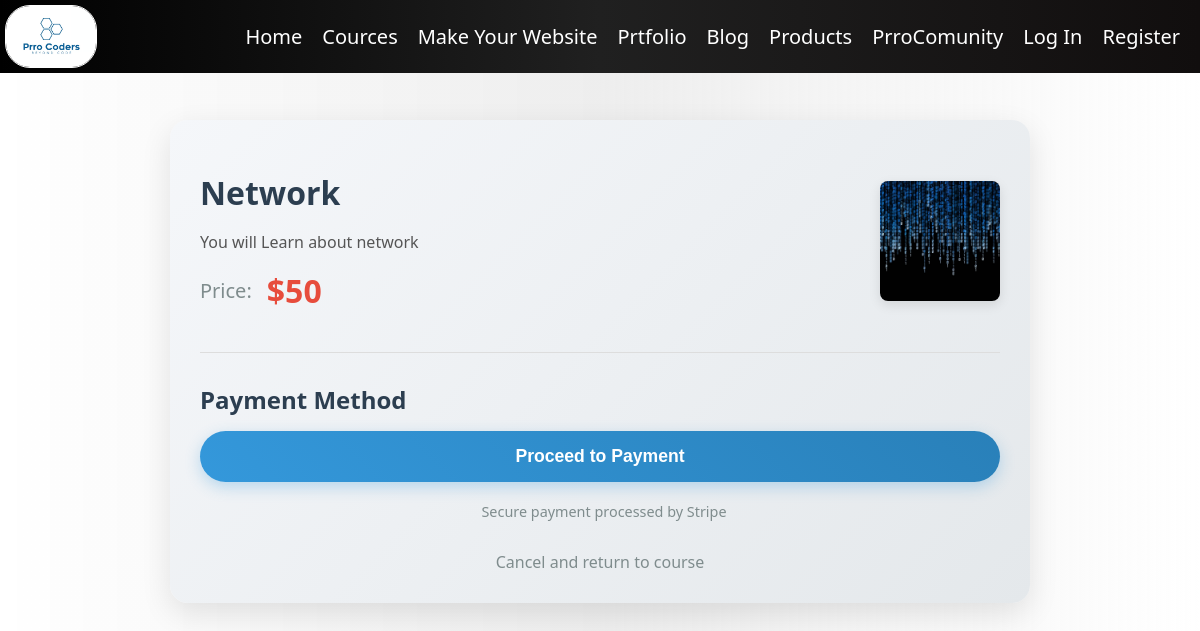
/Cources/course_payment/2, run on the app's committed database.
### CourcePanal/models.py (models this page shows, shortened)
class Cource(models.Model):
    image = models.ImageField(upload_to='courses/', default='default.png')
    Name = models.CharField(max_length=30)
    description = models.CharField(max_length=400)
    duration = models.IntegerField()
    isActive = models.BooleanField(default=True)
    By = models.CharField(max_length=30)
    price = models.IntegerField()
    lang = models.ForeignKey(lang, on_delete=models.CASCADE, related_name='Cource')

### CourcePanal/views.py (the view)
# urls.py: path('course_payment/<int:id>', views.course_payment, name='course_payment'),
def course_payment(request, id):
    course = Cource.objects.get(pk=id)
    context = {
        'course': course,
        'stripe_publishable_key': settings.STRIPE_PUBLISHABLE_KEY,
    }
    return render(request, 'Cource/course_payment.html', context)

### templates/Cource/course_payment.html (shortened to what this page needs)
{% extends 'layout.html' %}
{% block body %}
<div class="payment-container">
    <div class="course-details">
        <div class="course-info">
            <h1 class="course-title">{{ course.Name }}</h1>
            <p class="course-description">{{ course.description }}</p>
            <div class="price-container">
                <span class="price-label">Price:</span>
                <span class="price-value">${{ course.price }}</span>
            </div>
        </div>
        {% if course.image %}
            <img src="{{ course.image.url }}" alt="{{ course.Name }}" class="course-image">
        {% else %}
            <img src="/media/default.png" alt="Default Image" class="course-image">
        {% endif %}
    </div>
    <div class="payment-methods">
        <h2 class="payment-title">Payment Method</h2>
        <button id="checkout-button" class="btn-pay">Proceed to Payment</button>
        <div class="secure-payment">
             Secure payment processed by Stripe
        </div>
    </div>
    <a href="{% url 'oneCource' course.id %}" class="cancel-link">Cancel and return to course</a>
</div>
{% endblock %}

### static/style.css (style rules this page uses)
body { background: linear-gradient(90deg, #ffffffaf 0%, #e8e8e8c1 50%, #ffffff 100%); font-family: 'Segoe UI', Tahoma, Geneva, Verdana, sans-serif; }

### templates/Cource/course_payment.html (style rules this page uses)
.payment-container { background: linear-gradient(135deg, #f5f7fa 0%, #e4e8eb 100%); border-radius: 18px; box-shadow: 0 10px 30px rgba(0, 0, 0, 0.1); padding: 30px; margin: 40px auto; max-width: 800px; animation: fadeIn 1s; }
.course-details { display: flex; justify-content: space-between; align-items: center; margin-bottom: 30px; padding-bottom: 20px; border-bottom: 1px solid #ddd; }
.course-info { flex: 1; }
.course-image { width: 120px; height: 120px; object-fit: cover; border-radius: 8px; box-shadow: 0 4px 12px rgba(0,0,0,0.1); }
.course-title { font-size: 2rem; color: #2c3e50; margin-bottom: 10px; }
.course-description { color: #555; margin-bottom: 15px; line-height: 1.5; }
.price-container { display: flex; align-items: center; margin-bottom: 20px; font-size: 1.25rem; }
.price-label { margin-right: 15px; color: #7f8c8d; }
.price-value { font-size: 2rem; font-weight: 700; color: #e74c3c; }
.payment-methods { margin-bottom: 30px; }
.payment-title { font-size: 1.5rem; color: #2c3e50; margin-bottom: 15px; }
.btn-pay { display: inline-block; padding: 15px 30px; background: linear-gradient(45deg, #3498db, #2980b9); color: white; font-size: 1.1rem; font-weight: 600; text-decoration: none; border: none; border-radius: 30px; cursor: pointer; transition: all 0.3s ease; box-shadow: 0 5px 15px rgba(52, 152, 219, 0.3); width: 100%; }
.secure-payment { display: flex; align-items: center; justify-content: center; margin-top: 20px; color: #7f8c8d; font-size: 0.9rem; }
.cancel-link { display: block; text-align: center; margin-top: 20px; color: #7f8c8d; text-decoration: none; transition: color 0.3s; }

### templates/layout.html (style rules this page uses)
body { font-family: 'Segoe UI', Tahoma, Geneva, Verdana, sans-serif; }

### data on the page
Cource: Name "Network", description "You will Learn about network", price "50", image (picture)
